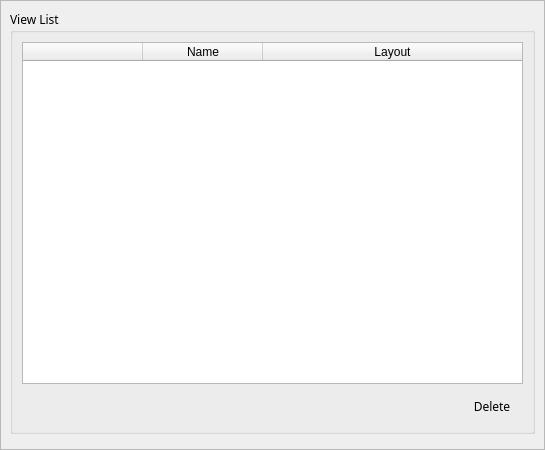
<?xml version="1.0" encoding="UTF-8"?>
<ui version="4.0">
 <class>VidViewConf</class>
 <widget class="QWidget" name="VidViewConf">
  <property name="geometry">
   <rect>
    <x>0</x>
    <y>0</y>
    <width>545</width>
    <height>450</height>
   </rect>
  </property>
  <property name="minimumSize">
   <size>
    <width>0</width>
    <height>0</height>
   </size>
  </property>
  <property name="maximumSize">
   <size>
    <width>16777215</width>
    <height>16777215</height>
   </size>
  </property>
  <property name="font">
   <font>
    <family>나눔스퀘어_ac</family>
   </font>
  </property>
  <property name="windowTitle">
   <string>Form</string>
  </property>
  <property name="styleSheet">
   <string notr="true"/>
  </property>
  <layout class="QVBoxLayout" name="verticalLayout_3">
   <property name="spacing">
    <number>0</number>
   </property>
   <property name="leftMargin">
    <number>0</number>
   </property>
   <property name="topMargin">
    <number>0</number>
   </property>
   <property name="rightMargin">
    <number>0</number>
   </property>
   <property name="bottomMargin">
    <number>0</number>
   </property>
   <item>
    <widget class="QScrollArea" name="scrollArea">
     <property name="widgetResizable">
      <bool>true</bool>
     </property>
     <widget class="QWidget" name="scrollAreaWidgetContents">
      <property name="geometry">
       <rect>
        <x>0</x>
        <y>0</y>
        <width>543</width>
        <height>448</height>
       </rect>
      </property>
      <layout class="QVBoxLayout" name="verticalLayout_4">
       <item>
        <layout class="QHBoxLayout" name="horizontalLayout">
         <property name="spacing">
          <number>10</number>
         </property>
         <item>
          <widget class="QGroupBox" name="groupBox">
           <property name="title">
            <string>View List</string>
           </property>
           <layout class="QVBoxLayout" name="verticalLayout_2">
            <item>
             <widget class="QTableWidget" name="tableWidget">
              <property name="layoutDirection">
               <enum>Qt::LeftToRight</enum>
              </property>
              <property name="sizeAdjustPolicy">
               <enum>QAbstractScrollArea::AdjustToContents</enum>
              </property>
              <property name="editTriggers">
               <set>QAbstractItemView::NoEditTriggers</set>
              </property>
              <property name="selectionMode">
               <enum>QAbstractItemView::SingleSelection</enum>
              </property>
              <property name="selectionBehavior">
               <enum>QAbstractItemView::SelectRows</enum>
              </property>
              <property name="textElideMode">
               <enum>Qt::ElideMiddle</enum>
              </property>
              <property name="verticalScrollMode">
               <enum>QAbstractItemView::ScrollPerItem</enum>
              </property>
              <property name="horizontalScrollMode">
               <enum>QAbstractItemView::ScrollPerItem</enum>
              </property>
              <property name="gridStyle">
               <enum>Qt::SolidLine</enum>
              </property>
              <property name="sortingEnabled">
               <bool>false</bool>
              </property>
              <property name="wordWrap">
               <bool>false</bool>
              </property>
              <property name="cornerButtonEnabled">
               <bool>false</bool>
              </property>
              <property name="columnCount">
               <number>3</number>
              </property>
              <attribute name="horizontalHeaderVisible">
               <bool>true</bool>
              </attribute>
              <attribute name="horizontalHeaderCascadingSectionResizes">
               <bool>false</bool>
              </attribute>
              <attribute name="horizontalHeaderDefaultSectionSize">
               <number>120</number>
              </attribute>
              <attribute name="horizontalHeaderHighlightSections">
               <bool>true</bool>
              </attribute>
              <attribute name="horizontalHeaderMinimumSectionSize">
               <number>50</number>
              </attribute>
              <attribute name="horizontalHeaderStretchLastSection">
               <bool>true</bool>
              </attribute>
              <attribute name="verticalHeaderVisible">
               <bool>true</bool>
              </attribute>
              <attribute name="verticalHeaderHighlightSections">
               <bool>true</bool>
              </attribute>
              <attribute name="verticalHeaderStretchLastSection">
               <bool>false</bool>
              </attribute>
              <column>
               <property name="text">
                <string/>
               </property>
              </column>
              <column>
               <property name="text">
                <string>Name</string>
               </property>
              </column>
              <column>
               <property name="text">
                <string>Layout</string>
               </property>
              </column>
             </widget>
            </item>
            <item>
             <layout class="QGridLayout" name="gridLayout_3">
              <property name="horizontalSpacing">
               <number>20</number>
              </property>
              <property name="verticalSpacing">
               <number>0</number>
              </property>
              <item row="0" column="2">
               <widget class="QPushButton" name="pbDelete">
                <property name="minimumSize">
                 <size>
                  <width>62</width>
                  <height>32</height>
                 </size>
                </property>
                <property name="maximumSize">
                 <size>
                  <width>62</width>
                  <height>32</height>
                 </size>
                </property>
                <property name="font">
                 <font>
                  <family>나눔스퀘어_ac</family>
                 </font>
                </property>
                <property name="styleSheet">
                 <string notr="true">QPushButton { 
background-image: url(:/action/resources/button.png);}
QPushButton:hover {
background-image: url(:/action/resources/buttonhover.png);}
QPushButton:pressed {
background-image: url(:/action/resources/buttonpress.png);}</string>
                </property>
                <property name="text">
                 <string>Delete</string>
                </property>
                <property name="iconSize">
                 <size>
                  <width>0</width>
                  <height>0</height>
                 </size>
                </property>
                <property name="flat">
                 <bool>true</bool>
                </property>
               </widget>
              </item>
              <item row="0" column="1">
               <spacer name="horizontalSpacer_3">
                <property name="orientation">
                 <enum>Qt::Horizontal</enum>
                </property>
                <property name="sizeHint" stdset="0">
                 <size>
                  <width>40</width>
                  <height>20</height>
                 </size>
                </property>
               </spacer>
              </item>
             </layout>
            </item>
           </layout>
          </widget>
         </item>
        </layout>
       </item>
       <item>
        <widget class="QWidget" name="Search" native="true"/>
       </item>
      </layout>
     </widget>
    </widget>
   </item>
  </layout>
 </widget>
 <resources>
  <include location="../../main/vscmainwindows.qrc"/>
 </resources>
 <connections/>
</ui>
